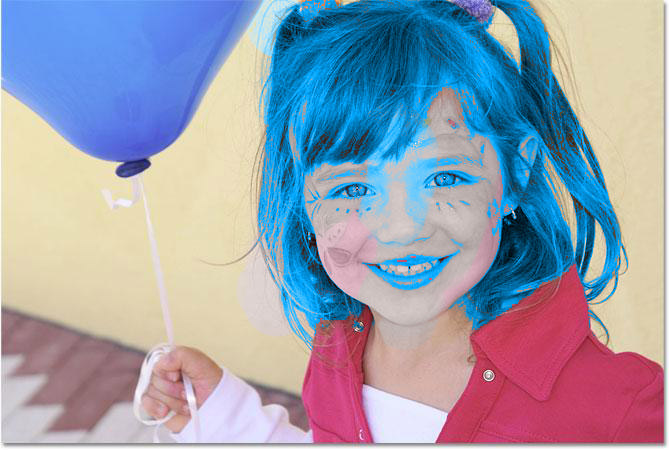
#> input picture Principal Component Analisis/little_girl.jpg, 669 x 450 px
$ python main.py
#> lines starting #> are read from the running program, lines starting #| are printed output that depends on the picture
import numpy as np
import matplotlib.pyplot as plt
from PIL import Image

from mpl_toolkits.mplot3d import Axes3D
from mpl_toolkits.mplot3d import proj3d

def normalize(X):
    """
    Normalise data before processing
    """

    mu=np.mean(X,axis=0)
    se=np.std(X,axis=0)
    X_norm = (X-mu)/se
    norm_parameters=np.array([mu])
    norm_parameters = np.append(norm_parameters,se).reshape(2,-1)

    return X_norm, norm_parameters

class Eigendecomposition():

    def covariance(self, X):
        """
        Calculates eigenvectors and eigenvalues of covariance matrix
        """

        temp = np.dot((X).T,(X))/(X.shape[0]-1)
        e_val, e_vect=np.linalg.eig(temp)
        return e_val, e_vect

    def correlation(self, X):
        """
        Calculates eigenvectors and eigenvalues of correlation matrix
        """

        temp=np.dot((X).T,(X))/X.shape[0]
        e_val, e_vect=np.linalg.eig(temp)
        return e_val, e_vect

    def svd(self, X):
        """
        Calculates eigenvectors and eigenvalues by svd
        """

        u,s,v=np.linalg.svd(X.T)
        e_val=s**2/(X.shape[0]-1)
        e_vect=u
        return e_val, e_vect

class PCA():

    def __init__(self, X, n, eigendecomposition):
        self.X = X
        self.n = n
        self.eigendecomposition = eigendecomposition
        self.X_norm = None
        self.norm_params = None


    def transform(self):
        """
        Transforms the samples into the new subspace
        """

        self.X_norm , self.norm_params = normalize(self.X)
        e_val, e_vec = self.eigendecomposition(self.X_norm)
        e_vec=e_vec[:,np.flip(np.argsort(e_val))]
        e_val=np.sort(e_val)
        matrix_w=e_vec[:,:self.n]
        transformed = np.dot(self.X_norm,matrix_w)

        return transformed, matrix_w


    def restore(self):
        """
        Restores "original" values
        """


        a,b=self.transform()
        a=(np.dot(a,b.T))
        return a*self.norm_params[1]+self.norm_params[0]


def ImageExample():
    img = Image.open('little_girl.jpg')
#> img is the input picture: PIL image 669x450 RGB; mean R, G, B 151.8, 158.3, 175.6
    img = img.convert('L', colors=256)
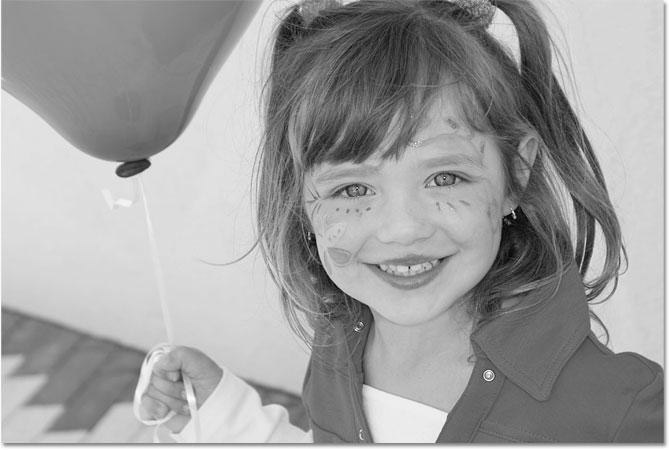
#> img: PIL image 669x450 L; min 1, max 255, mean 158.3
    img = np.array(img, dtype=np.uint8)
    pca_img = PCA(img, 100, Eigendecomposition().svd)
    reduced_img, reduced_eigenvects_img = pca_img.transform()
#> in normalize (call 3), `mu=np.mean(X,axis=0)`: mu = 669 values, max 247.9 at index 668, min 89.59 at index 529, mean 158.3
#> in normalize (call 3), `se=np.std(X,axis=0)`: se = 669 values, max 60.48 at index 393, min 0.834 at index 668, mean 42.34
#> in normalize (call 3), `X_norm = (X-mu)/se`:
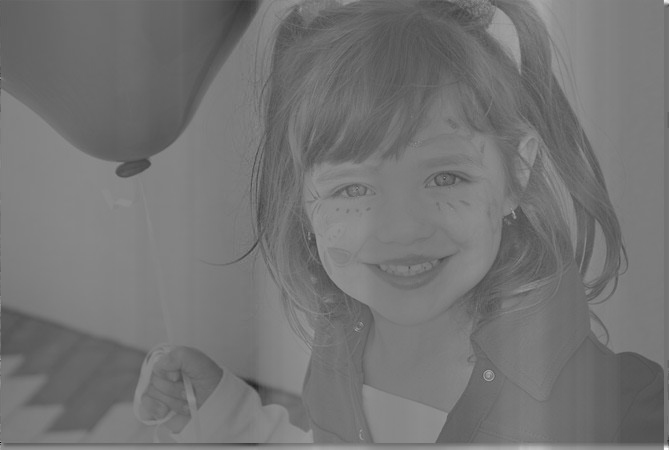
#> X_norm: shape (450, 669) float64; min -7.81, max 9.3, mean 1.21e-17; drawn with min black and max white
#> in svd, `u,s,v=np.linalg.svd(X.T)`:
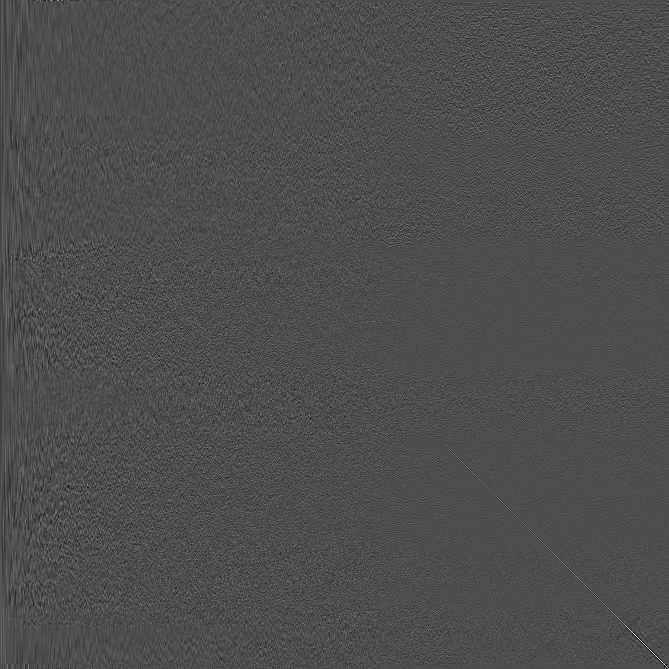
#> u: shape (669, 669) float64; min -0.309, max 0.709, mean 6.58e-06; drawn with min black and max white
#> in svd, `u,s,v=np.linalg.svd(X.T)`:
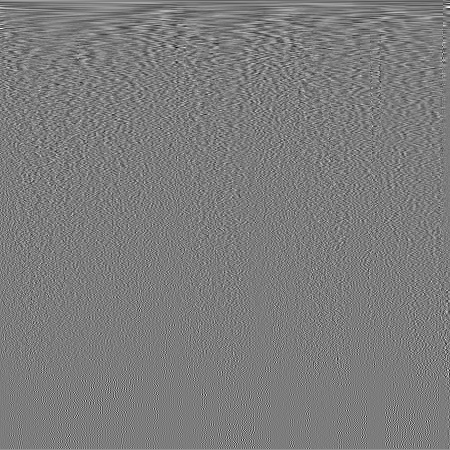
#> v: shape (450, 450) float64; min -0.281, max 0.293, mean 0.000105; drawn with min black and max white
#> in svd, `u,s,v=np.linalg.svd(X.T)`: s = 450 values, max 323.6 at index 0, min 7.96e-14 at index 449, mean 8.24
#> in svd, `e_val=s**2/(X.shape[0]-1)`: e_val = 450 values, max 233.2 at index 0, min 1.41e-29 at index 449, mean 1.49
#> in transform (call 3), `e_vec=e_vec[:,np.flip(np.argsort(e_val))]`:
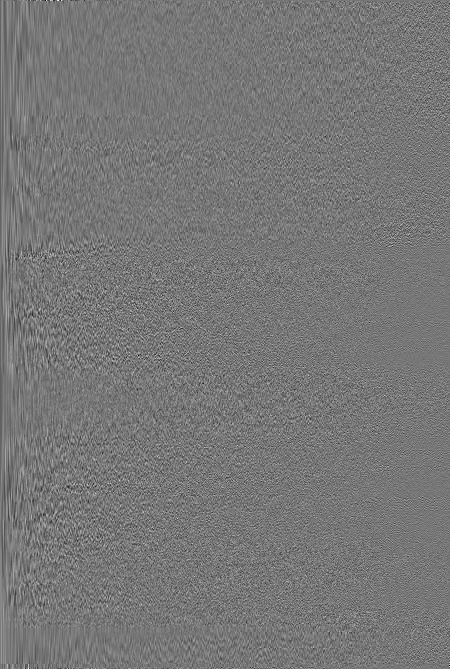
#> e_vec: shape (669, 450) float64; min -0.284, max 0.323, mean 1.46e-05; drawn with min black and max white
#> in transform (call 3), `e_val=np.sort(e_val)`: e_val = 450 values from 1.41e-29 to 233.2
#> in transform (call 3), `matrix_w=e_vec[:,:self.n]`:
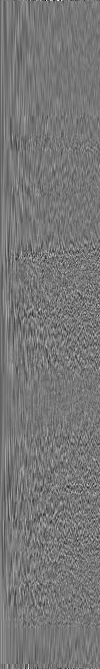
#> matrix_w: shape (669, 100) float64; min -0.284, max 0.323, mean 1.79e-05; drawn with min black and max white
#> in transform (call 3), `transformed = np.dot(self.X_norm,matrix_w)`:
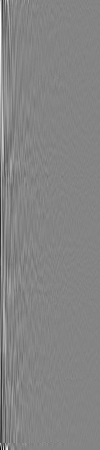
#> transformed: shape (450, 100) float64; min -31.63, max 29.12, mean 0; drawn with min black and max white
    restored_img = pca_img.restore()
    imgplot = plt.imshow(img, cmap='gray')
    print('Initial:')
    plt.show()
    imgplot = plt.imshow(restored_img, cmap='gray')
    print('Restored:')
    plt.show()

#Basic example of transition from 3D to 2D space
#Step 1 create array of points and visualize space features
X = np.asarray([[12, 15, 20, 24, 27, 30, 63, 8, 67, 43, 11, 15, 67],
                [34, 31, 29, 88, 76, 80, 89, 53, 48, 66, 45, 50, 85],
                [45, 50, 43, 60, 65, 59, 89, 53, 43, 31, 33, 40, 80]]).T
fig = plt.figure(figsize=(8,8))
ax = fig.add_subplot(111, projection='3d')
plt.rcParams['legend.fontsize'] = 10
ax.plot(X.T[0,:], X.T[1,:], X.T[2,:], 'o', markersize=8, color='blue', alpha=0.5, label='Initial')

ax.legend(loc='upper right')

plt.show()

#Use alghoritm with correlation matrix, svd or covaration and visualize new space
pca = PCA(X, 2, Eigendecomposition().correlation)

reduced_x, reduced_eigenvects = pca.transform()
print('Reduced input matrix:')
print(reduced_x[:5])

plt.plot(reduced_x.T[0,:], reduced_x.T[1,:], 'o', markersize=7, color='blue', alpha=0.5, label='Reduced')

plt.xlabel('x_values')
plt.ylabel('y_values')
plt.legend()

plt.show()

# Restore data and visualize restored space
new_x = pca.restore()
fig = plt.figure(figsize=(8,8))
ax = fig.add_subplot(111, projection='3d')
ax.plot(X.T[0,:], X.T[1,:], X.T[2,:], 'o', markersize=8, color='blue', alpha=0.5, label='Initial')
ax.plot(new_x.T[0,:], new_x.T[1,:], new_x.T[2,:], '^', markersize=8, alpha=0.5, color='red', label='Restored')

ax.legend(loc='upper right')

plt.show()

# And a small example of how you can
# compress a photo with the slightest loss of quality
# Now used svd
ImageExample()
